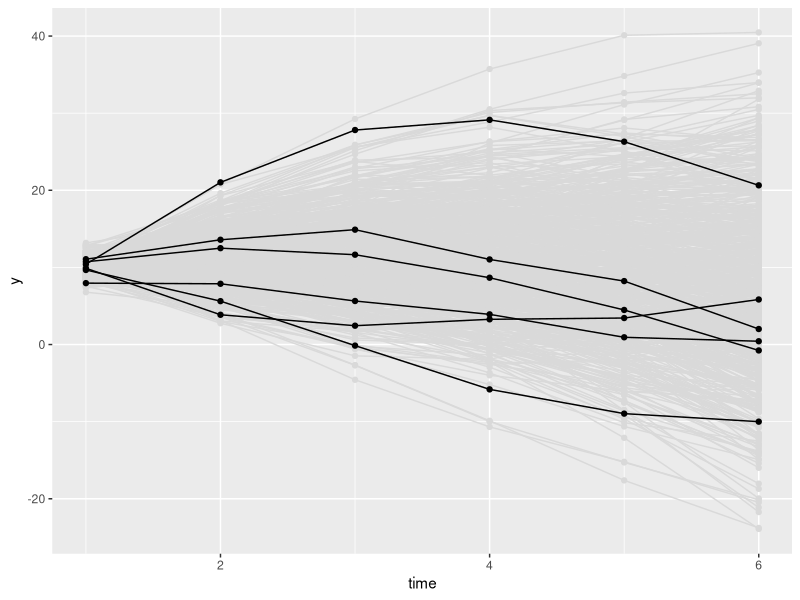
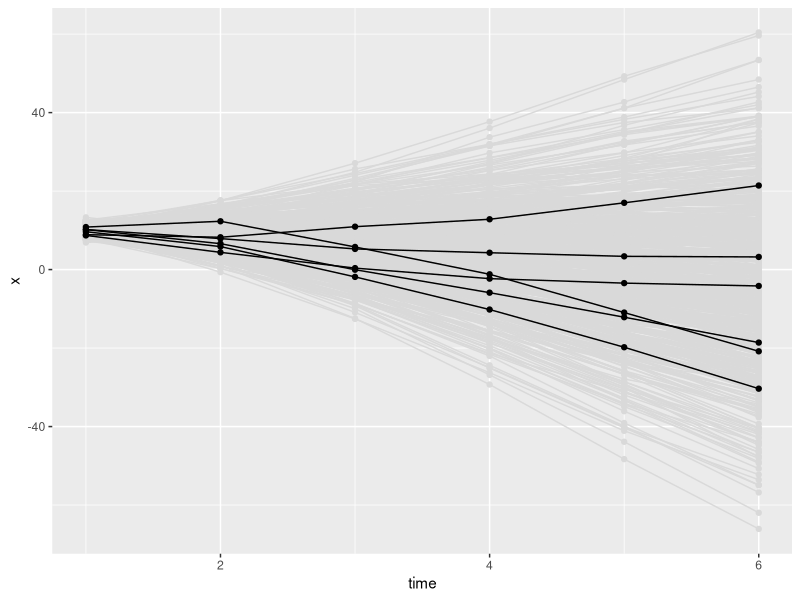
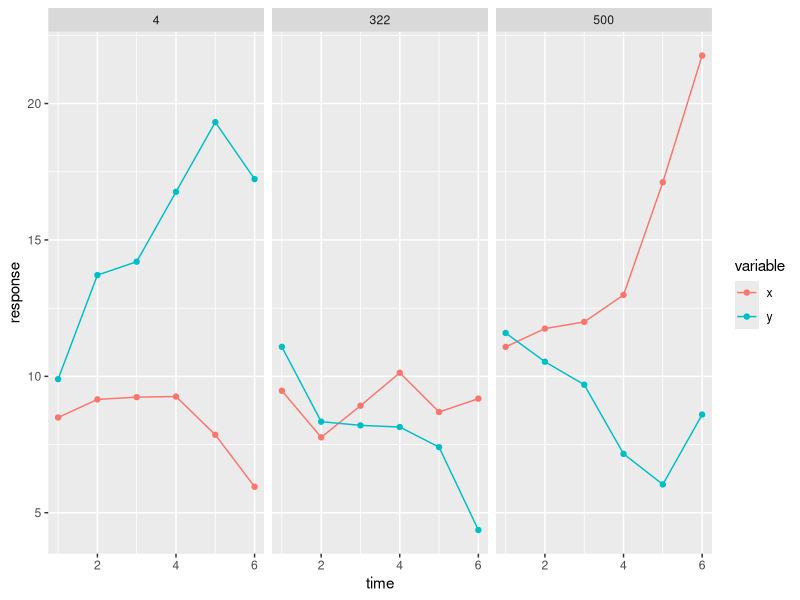

These figures' R source, in order: (Note: this script raises an error after producing the figures.)
## ---- chunk 1
knitr::opts_chunk$set(echo = TRUE, warning = F, message = F)
## ---- chunk 2

people <- 700
time <- 6
x_cause_y <- 0.4
y_cause_x <- -0.4

const_x <- 0.5
const_y <- 0.5

prop_x <- 0.22
prop_y <- -0.32

df_mat <- matrix(, ncol = 4, nrow = people*time)
count <- 0

for(i in 1:people){
  
  unob_het_y <- rnorm(1, 0, 3)
  unob_het_x <- rnorm(1, 0, 3)
  
  for(j in 1:time){
    count <- count + 1
    
    if(j == 1){
      df_mat[count, 1] <- i
      df_mat[count, 2] <- j
      df_mat[count, 3] <- rnorm(1, 10, 1)
      df_mat[count, 4] <- rnorm(1, 10, 1)
    }else{
      
      df_mat[count, 1] <- i
      df_mat[count, 2] <- j
      df_mat[count, 3] <- const_x + (1+prop_x)*df_mat[count - 1, 3] + y_cause_x*df_mat[count - 1, 4] + unob_het_x + rnorm(1,0,1)
      df_mat[count, 4] <- const_y + (1+prop_y)*df_mat[count - 1, 4] + x_cause_y*df_mat[count - 1, 3] + unob_het_y + rnorm(1,0,1)
    }
    
  }
  
  
}

library(tidyverse)
library(ggplot2)
library(reshape2)

df <- data.frame(df_mat)
names(df) <- c('id', 'time', 'x', 'y')

## ---- chunk 3

random_nums <- sample(c(1:700), 6)
df_sample <- df %>%
  filter(id %in% random_nums)

ggplot(df, aes(x = time, y = y, group = id)) + 
  geom_point(color = 'grey85') + 
  geom_line(color = 'grey85') + 
  geom_point(data = df_sample, aes(x = time, y = y, group = id)) + 
  geom_line(data = df_sample, aes(x = time, y = y, group = id))
## ---- chunk 4
plot_single_response <- function(y_axis){
  
  plot_it <- ggplot(df, aes(x = time, y = !!y_axis, group = id)) + 
    geom_point(color = 'grey85') + 
    geom_line(color = 'grey85') + 
    geom_point(data = df_sample, aes(x = time, y = !!y_axis, group = id)) + 
    geom_line(data = df_sample, aes(x = time, y = !!y_axis, group = id))
  
  return(plot_it)
}

plot_single_response(quo(x))
## ---- chunk 5
three_cases <- df %>%
  filter(id == 4 | id == 500 | id == 322) %>%
  gather(x, y, key = 'variable', value = 'response')

ggplot(three_cases, aes(x = time, y = response, color = variable)) + 
  geom_point() + 
  geom_line() + 
  facet_wrap(~id)
## ---- chunk 6

df_wide_y <- df %>%
  select(id, time, y) %>%
  reshape(idvar = 'id', timevar = 'time', direction = 'wide')

library(lavaan)

dual_change_y_string <- '

# latent true scores over y
ly1 =~ 1*y.1
ly2 =~ 1*y.2
ly3 =~ 1*y.3
ly4 =~ 1*y.4
ly5 =~ 1*y.5
ly6 =~ 1*y.6

# latent change scores over the true scores (but not the first time point)
cy2 =~ 1*ly2
cy3 =~ 1*ly3
cy4 =~ 1*ly4
cy5 =~ 1*ly5
cy6 =~ 1*ly6

# autoregressions of latent true scores over y constrained to 1
ly2 ~ 1*ly1
ly3 ~ 1*ly2
ly4 ~ 1*ly3
ly5 ~ 1*ly4
ly6 ~ 1*ly5

# latent intercept over first latent true score on y
l_intercept =~ 1*ly1

# change component 1 of the dual change model

# latent slope (or change factor) over the change scores
l_slope =~ 1*cy2 + 1*cy3 + 1*cy4 + 1*cy5 + 1*cy6

# estimate means and variances of those intercept and slope terms
l_intercept ~~ l_intercept
l_slope ~~ l_slope
l_slope ~ 1
l_intercept ~ 1

# and a covariance between them
l_intercept ~~ l_slope

# change component 2 of the dual change model

# proportion change from true scores over y to the change factors
cy2 ~ prop*ly1
cy3 ~ prop*ly2
cy4 ~ prop*ly3
cy5 ~ prop*ly4
cy6 ~ prop*ly5

# means and variances of latent factors set to zero
ly1 ~ 0
ly2 ~ 0
ly3 ~ 0
ly4 ~ 0
ly5 ~ 0
ly6 ~ 0

cy2 ~ 0
cy3 ~ 0
cy4 ~ 0
cy5 ~ 0
cy6 ~ 0

ly1 ~~ 0*ly1
ly2 ~~ 0*ly2
ly3 ~~ 0*ly3
ly4 ~~ 0*ly4
ly5 ~~ 0*ly5
ly6 ~~ 0*ly6

cy2 ~~ 0*cy2
cy3 ~~ 0*cy3
cy4 ~~ 0*cy4
cy5 ~~ 0*cy5
cy6 ~~ 0*cy6

# means of indicators to zero
y.1 ~ 0
y.2 ~ 0
y.3 ~ 0
y.4 ~ 0
y.5 ~ 0
y.6 ~ 0

# residual variances constrained to equality across time
y.1 ~~ res_var*y.1
y.2 ~~ res_var*y.2
y.3 ~~ res_var*y.3
y.4 ~~ res_var*y.4
y.5 ~~ res_var*y.5
y.6 ~~ res_var*y.6

# do not allow change factors to correlate
cy2 ~~ 0*cy3 + 0*cy4 + 0*cy5 + 0*cy6
cy3 ~~ 0*cy4 + 0*cy5 + 0*cy6
cy4 ~~ 0*cy5 + 0*cy6
cy5 ~~ 0*cy6

'

dc_y_model <- sem(dual_change_y_string, data = df_wide_y)
summary(dc_y_model, fit.measures = T)
## ---- chunk 7
df_wide_x <- df %>%
  select(id, time, x) %>%
  reshape(idvar = 'id', timevar = 'time', direction = 'wide')


library(lavaan)

dual_change_x_string <- '

# latent true scores over x
lx1 =~ 1*x.1
lx2 =~ 1*x.2
lx3 =~ 1*x.3
lx4 =~ 1*x.4
lx5 =~ 1*x.5
lx6 =~ 1*x.6

# latent change scores over the true scores (but not the first time point)
cx2 =~ 1*lx2
cx3 =~ 1*lx3
cx4 =~ 1*lx4
cx5 =~ 1*lx5
cx6 =~ 1*lx6

# autoregressions of latent true scores over x constrained to 1
lx2 ~ 1*lx1
lx3 ~ 1*lx2
lx4 ~ 1*lx3
lx5 ~ 1*lx4
lx6 ~ 1*lx5

# latent intercept over first latent true score on x
l_intercept =~ 1*lx1

# change component 1 of the dual change model

# latent slope (or change factor) over the change scores
l_slope =~ 1*cx2 + 1*cx3 + 1*cx4 + 1*cx5 + 1*cx6

# estimate means and variances of those intercept and slope terms
l_intercept ~~ l_intercept
l_slope ~~ l_slope
l_slope ~ 1
l_intercept ~ 1

# and a covariance between them
l_intercept ~~ l_slope

# change component 2 of the dual change model

# proportion change from true scores over x to the change factors
cx2 ~ prop*lx1
cx3 ~ prop*lx2
cx4 ~ prop*lx3
cx5 ~ prop*lx4
cx6 ~ prop*lx5

# means and variances of latent factors set to zero
lx1 ~ 0
lx2 ~ 0
lx3 ~ 0
lx4 ~ 0
lx5 ~ 0
lx6 ~ 0

cx2 ~ 0
cx3 ~ 0
cx4 ~ 0
cx5 ~ 0
cx6 ~ 0

lx1 ~~ 0*lx1
lx2 ~~ 0*lx2
lx3 ~~ 0*lx3
lx4 ~~ 0*lx4
lx5 ~~ 0*lx5
lx6 ~~ 0*lx6

cx2 ~~ 0*cx2
cx3 ~~ 0*cx3
cx4 ~~ 0*cx4
cx5 ~~ 0*cx5
cx6 ~~ 0*cx6

# means of indicators to zero
x.1 ~ 0
x.2 ~ 0
x.3 ~ 0
x.4 ~ 0
x.5 ~ 0
x.6 ~ 0

# residual variances constrained to equalitx across time
x.1 ~~ res_var*x.1
x.2 ~~ res_var*x.2
x.3 ~~ res_var*x.3
x.4 ~~ res_var*x.4
x.5 ~~ res_var*x.5
x.6 ~~ res_var*x.6

# do not allow change factors to correlate
cx2 ~~ 0*cx3 + 0*cx4 + 0*cx5 + 0*cx6
cx3 ~~ 0*cx4 + 0*cx5 + 0*cx6
cx4 ~~ 0*cx5 + 0*cx6
cx5 ~~ 0*cx6

'

dc_x_model <- sem(dual_change_x_string, data = df_wide_x)
summary(dc_x_model, fit.measures = T)
## ---- chunk 8

bi_dc_string <- '

# DUAL CHANGE IN Y

#

#

#

# latent true scores over y
ly1 =~ 1*y.1
ly2 =~ 1*y.2
ly3 =~ 1*y.3
ly4 =~ 1*y.4
ly5 =~ 1*y.5
ly6 =~ 1*y.6

# latent change scores over the true scores (but not the first time point)
cy2 =~ 1*ly2
cy3 =~ 1*ly3
cy4 =~ 1*ly4
cy5 =~ 1*ly5
cy6 =~ 1*ly6

# autoregressions of latent true scores over y constrained to 1
ly2 ~ 1*ly1
ly3 ~ 1*ly2
ly4 ~ 1*ly3
ly5 ~ 1*ly4
ly6 ~ 1*ly5

# latent intercept over first latent true score on y
l_intercept =~ 1*ly1

# change component 1 of the dual change model

# latent slope (or change factor) over the change scores
l_slope =~ 1*cy2 + 1*cy3 + 1*cy4 + 1*cy5 + 1*cy6

# estimate means and variances of those intercept and slope terms
l_intercept ~~ l_intercept
l_slope ~~ l_slope
l_slope ~ 1
l_intercept ~ 1

# and a covariance between them
l_intercept ~~ l_slope

# change component 2 of the dual change model

# proportion change from true scores over y to the change factors
cy2 ~ prop*ly1
cy3 ~ prop*ly2
cy4 ~ prop*ly3
cy5 ~ prop*ly4
cy6 ~ prop*ly5

# means and variances of latent factors set to zero
ly1 ~ 0
ly2 ~ 0
ly3 ~ 0
ly4 ~ 0
ly5 ~ 0
ly6 ~ 0

cy2 ~ 0
cy3 ~ 0
cy4 ~ 0
cy5 ~ 0
cy6 ~ 0

ly1 ~~ 0*ly1
ly2 ~~ 0*ly2
ly3 ~~ 0*ly3
ly4 ~~ 0*ly4
ly5 ~~ 0*ly5
ly6 ~~ 0*ly6

cy2 ~~ 0*cy2
cy3 ~~ 0*cy3
cy4 ~~ 0*cy4
cy5 ~~ 0*cy5
cy6 ~~ 0*cy6

# means of indicators to zero
y.1 ~ 0
y.2 ~ 0
y.3 ~ 0
y.4 ~ 0
y.5 ~ 0
y.6 ~ 0

# residual variances constrained to equality across time
y.1 ~~ res_var*y.1
y.2 ~~ res_var*y.2
y.3 ~~ res_var*y.3
y.4 ~~ res_var*y.4
y.5 ~~ res_var*y.5
y.6 ~~ res_var*y.6

# do not allow change factors to correlate
cy2 ~~ 0*cy3 + 0*cy4 + 0*cy5 + 0*cy6
cy3 ~~ 0*cy4 + 0*cy5 + 0*cy6
cy4 ~~ 0*cy5 + 0*cy6
cy5 ~~ 0*cy6


# DUAL CHANGE IN X

#

#

#






# latent true scores over x
lx1 =~ 1*x.1
lx2 =~ 1*x.2
lx3 =~ 1*x.3
lx4 =~ 1*x.4
lx5 =~ 1*x.5
lx6 =~ 1*x.6

# latent change scores over the true scores (but not the first time point)
cx2 =~ 1*lx2
cx3 =~ 1*lx3
cx4 =~ 1*lx4
cx5 =~ 1*lx5
cx6 =~ 1*lx6

# autoregressions of latent true scores over x constrained to 1
lx2 ~ 1*lx1
lx3 ~ 1*lx2
lx4 ~ 1*lx3
lx5 ~ 1*lx4
lx6 ~ 1*lx5

# latent intercept over first latent true score on x
lx_intercept =~ 1*lx1

# change component 1 of the dual change model

# latent slope (or change factor) over the change scores
lx_slope =~ 1*cx2 + 1*cx3 + 1*cx4 + 1*cx5 + 1*cx6

# estimate means and variances of those intercept and slope terms
lx_intercept ~~ lx_intercept
lx_slope ~~ lx_slope
lx_slope ~ 1
lx_intercept ~ 1

# and a covariance between them
lx_intercept ~~ lx_slope

# change component 2 of the dual change model

# proportion change from true scores over x to the change factors
cx2 ~ propx*lx1
cx3 ~ propx*lx2
cx4 ~ propx*lx3
cx5 ~ propx*lx4
cx6 ~ propx*lx5

# means and variances of latent factors set to zero
lx1 ~ 0
lx2 ~ 0
lx3 ~ 0
lx4 ~ 0
lx5 ~ 0
lx6 ~ 0

cx2 ~ 0
cx3 ~ 0
cx4 ~ 0
cx5 ~ 0
cx6 ~ 0

lx1 ~~ 0*lx1
lx2 ~~ 0*lx2
lx3 ~~ 0*lx3
lx4 ~~ 0*lx4
lx5 ~~ 0*lx5
lx6 ~~ 0*lx6

cx2 ~~ 0*cx2
cx3 ~~ 0*cx3
cx4 ~~ 0*cx4
cx5 ~~ 0*cx5
cx6 ~~ 0*cx6

# means of indicators to zero
x.1 ~ 0
x.2 ~ 0
x.3 ~ 0
x.4 ~ 0
x.5 ~ 0
x.6 ~ 0

# residual variances constrained to equalitx across time
x.1 ~~ res_varx*x.1
x.2 ~~ res_varx*x.2
x.3 ~~ res_varx*x.3
x.4 ~~ res_varx*x.4
x.5 ~~ res_varx*x.5
x.6 ~~ res_varx*x.6

# do not allow change factors to correlate
cx2 ~~ 0*cx3 + 0*cx4 + 0*cx5 + 0*cx6
cx3 ~~ 0*cx4 + 0*cx5 + 0*cx6
cx4 ~~ 0*cx5 + 0*cx6
cx5 ~~ 0*cx6

# COUPLING

#

#

cy2 ~ xy*lx1
cy3 ~ xy*lx2
cy4 ~ xy*lx3
cy5 ~ xy*lx4
cy6 ~ xy*lx5

cx2 ~ yx*ly1
cx3 ~ yx*ly2
cx4 ~ yx*ly3
cx5 ~ yx*ly4
cx6 ~ yx*ly5


'

df_both <- df %>%
  reshape(idvar = 'id', timevar = 'time', direction = 'wide')

bi_dc_model <- sem(bi_dc_string, data = df_both)
summary(bi_dc_model, fit.measures = T)
